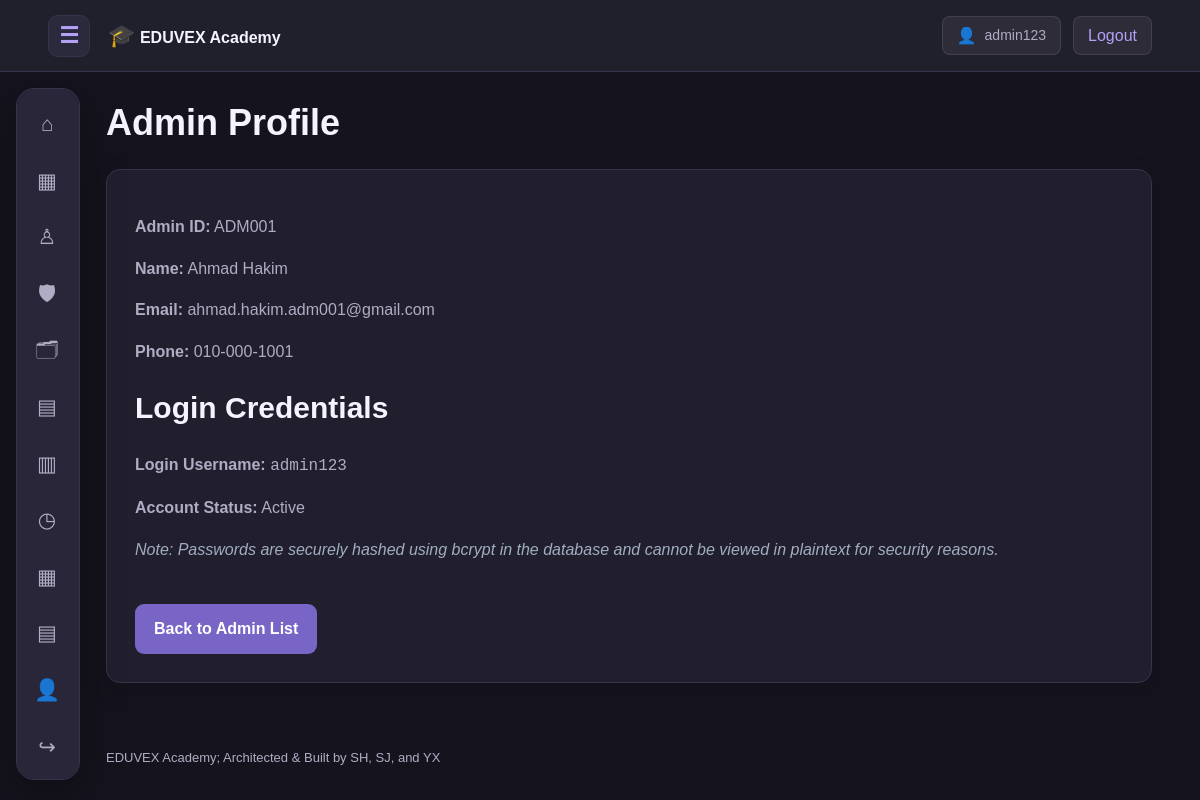
/admin_management/view_admin.php?id=ADM001 (signed in), run on the app's committed database.
### tables this page shows
CREATE TABLE IF NOT EXISTS user_accounts (
    user_id BIGINT UNSIGNED AUTO_INCREMENT PRIMARY KEY,
    username VARCHAR(100) NOT NULL UNIQUE,
    email VARCHAR(180) NOT NULL UNIQUE,
    password_hash VARCHAR(255) NOT NULL,

    role ENUM(
        'admin',
        'staff',
        'student'
    ) NOT NULL,

    admin_id VARCHAR(12) UNIQUE NULL,
    staff_id VARCHAR(12) UNIQUE NULL,
    student_id VARCHAR(12) UNIQUE NULL,

    preferred_language VARCHAR(10) DEFAULT 'en',
    profile_image VARCHAR(255) DEFAULT NULL,
    is_active TINYINT(1) DEFAULT 1,
    created_at TIMESTAMP DEFAULT CURRENT_TIMESTAMP
);

### includes/functions.php (called while the page is built, shortened)
<?php
function h(mixed $value): string {
    return htmlspecialchars(
        (string)($value ?? ''),
        ENT_QUOTES | ENT_SUBSTITUTE,
        'UTF-8'
    );
}
function url(string $path = ''): string {
    return BASE_URL . '/' . ltrim($path, '/');
}
function logged_in(): bool {
    return isset($_SESSION['user_id']);
}
function me(): array {
    return [
        'id' => $_SESSION['user_id'] ?? null,
        'username' => $_SESSION['username'] ?? '',
        'role' => $_SESSION['role'] ?? ''
    ];
}

### admin_management/view_admin.php (the view, shortened to what this page needs)
<?php
require_once __DIR__ . '/../config/database.php';
$id = trim($_GET['id'] ?? '');
$stmt = $pdo->prepare("
    SELECT a.*,
           u.username, u.is_active
    FROM admins a
    LEFT JOIN user_accounts u ON u.admin_id = a.admin_id
    WHERE a.admin_id = ?
");
$stmt->execute([$id]);
$admin = $stmt->fetch();
require __DIR__ . '/../includes/header.php';
?>
<h1>Admin Profile</h1>
<section class="panel">
    <p><strong>Admin ID:</strong>
        <?= h($admin['admin_id']) ?></p>
    <p><strong>Name:</strong>
        <?= h($admin['admin_name']) ?></p>
    <p><strong>Email:</strong>
        <?= h($admin['admin_email']) ?></p>
    <p><strong>Phone:</strong>
        <?= h($admin['admin_phone_number']) ?></p>
    <h2>Login Credentials</h2>
    <p><strong>Login Username:</strong>
        <code><?= h($admin['username'] ?? 'No Login Account Assigned') ?></code></p>
    <p><strong>Account Status:</strong>
        <?php
        if ($admin['is_active'] === null) {
            echo 'No Account';
        } else {
            echo $admin['is_active'] ? 'Active' : 'Inactive';
        }
        ?>
    </p>
    <p class="att-small" style="color: #a0aec0;">
        <em>Note: Passwords are securely hashed using bcrypt in the database and cannot be viewed in plaintext for security reasons.</em>
    </p>
    <br>
    <a class="button" href="<?= h(url('admin_management/index.php')) ?>">
        Back to Admin List
    </a>
</section>
<?php require __DIR__ . '/../includes/footer.php'; ?>

### includes/navbar.php
<?php
require_once __DIR__ . '/functions.php';
require_once __DIR__ . '/../config/database.php';
$account = logged_in() ? me() : null;
$role = $account['role'] ?? '';
$profileUrl = '#';
$profileImage = '';
if ($account && isset($pdo)) {
    $stmt = $pdo->prepare("SELECT profile_image FROM user_accounts WHERE user_id = ?");
    $stmt->execute([$account['id']]);
    $profileImage = $stmt->fetchColumn();
}
if ($role === 'admin') {
    $profileUrl = url('admin/profile.php');
} elseif ($role === 'staff') {
    $profileUrl = url('tutor/profile.php');
} elseif ($role === 'student') {
    $studentId = $account['student_id'] ?? '';
    $profileUrl = url('student_management/view_student.php?id=' . urlencode($studentId));
}
?>
<header class="site-header">
    <div class="header-brand">
        <button
            class="menu-toggle"
            type="button"
            aria-label="Expand navigation"
            aria-expanded="false"
            aria-controls="floating-navigation"
            data-menu-toggle>
            <span aria-hidden="true">☰</span>
        </button>
        <a class="brand"
           href="<?= h(url('index.php')) ?>">
            <span class="brand-mark">🎓</span>
            EDUVEX Academy
        </a>
    </div>
    <div class="header-actions" style="display: flex; align-items: center; gap: 12px;">
        <?php if ($account): ?>
            <a href="<?= h($profileUrl) ?>" class="header-btn-effect">
                <?php if (!empty($profileImage) && file_exists(__DIR__ . '/../' . $profileImage)): ?>
                    <img src="<?= h(url($profileImage)) ?>" alt="Avatar" style="width: 24px; height: 24px; border-radius: 50%; object-fit: cover;">
                <?php else: ?>
                    <span class="user-avatar-icon" style="font-size: 1rem;" aria-hidden="true">👤</span>
                <?php endif; ?>
                <span class="header-user" style="font-weight: 500;">
                    <?= h($account['username']) ?>
                </span>
            </a>
            <a href="<?= h(url('auth/logout.php')) ?>" class="header-btn-effect">
                Logout
            </a>
        <?php else: ?>
            <a href="<?= h(url('auth/login.php')) ?>" class="header-btn-effect">
                Sign In
            </a>
        <?php endif; ?>
    </div>
</header>

### assets/css/style.css (style rules this page uses)
:root { color-scheme: dark; --bg: #15141E; --surface: #211F2D; --surface2: #292638; --line: #39344E; --accent: #B4A0F7; --accent-dark: #7965C5; --text: #F5F3FF; --muted: #B0ACC3; --nav-width: 64px; --header-height: 72px; }
* { box-sizing: border-box; }
html { scroll-behavior: smooth; scroll-padding-top: 90px; }
body { margin: 0; background: var(--bg); color: var(--text); font-family: Arial, Helvetica, sans-serif; font-size: 16px; line-height: 1.6; }
a { color: var(--accent); text-decoration: none; }
button, input, select, textarea { font: inherit; }
button { cursor: pointer; }
h1, h2, h3 { line-height: 1.25; }
h1 { font-size: clamp(28px, 3vw, 40px); }
h2 { font-size: clamp(23px, 2.5vw, 32px); }
p { color: var(--muted); }
.site-header { height: var(--header-height); position: sticky; top: 0; z-index: 20; background: #201F2C; border-bottom: 1px solid var(--line); display: flex; align-items: center; justify-content: space-between; padding: 0 4%; gap: 12px; }
.header-brand, .header-actions { display: flex; align-items: center; gap: 18px; }
.brand { font-weight: 700; color: var(--text); white-space: nowrap; }
.brand-mark { color: var(--accent); font-size: 22px; }
.header-actions a { color: var(--accent); }
.header-user { color: var(--muted); font-size: 14px; }
.header-btn-effect { text-decoration: none; color: inherit; display: inline-flex; align-items: center; gap: 8px; padding: 6px 14px; background: rgba(255, 255, 255, 0.06); border: 1px solid rgba(255, 255, 255, 0.1); border-radius: 8px; transition: all 0.2s ease; }
.menu-toggle { display: grid; place-items: center; background: #2B293C; color: var(--accent); border: 1px solid var(--line); border-radius: 10px; width: 42px; height: 42px; padding: 0; font-size: 22px; }
.panel { background: var(--surface); border: 1px solid var(--line); border-radius: 14px; padding: 28px; box-shadow: 0 8px 24px rgba(0,0,0,0.15); }
button, .button { display: inline-block; padding: 11px 18px; border: 1px solid transparent; border-radius: 9px; background: var(--accent-dark); color: #FFFFFF; font-weight: 600; text-decoration: none; }
.menu-toggle { display: grid; place-items: center; padding: 0; background: #2B293C; color: var(--accent); border: 1px solid var(--line); }

### data on the page
user_accounts: username "admin123", admin.admin_id "ADM001", admin.admin_name "Ahmad Hakim", admin.admin_email "ahmad.hakim.adm001@gmail.com", admin.admin_phone_number "010-000-1001"

### other printed values
$symbol "⌂"
$symbol "▦"
$symbol "♙"
$symbol "🛡"
$symbol "🗂"
$symbol "▤"
$symbol "▥"
$symbol "◷"
$symbol "👤"
$symbol "↪"
